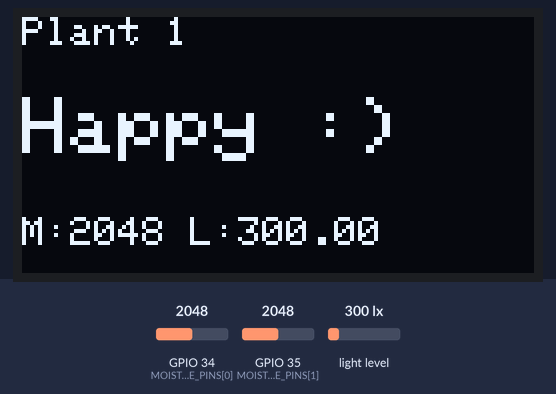
Recording of a sketch running on a simulated ESP32. Shown: 128×64 one-colour display. The test bench sets the inputs (shaded band); at power-on: GPIO 34 (MOISTURE_PINS[0]) = 2048, light level 300 lx, GPIO 35 (MOISTURE_PINS[1]) = 2048. What the sketch prints to the serial monitor is not drawn.

Above: at 1.2 s.
1.3 s: GPIO 34 (MOISTURE_PINS[0]) set to 2951
At 6.7 s:
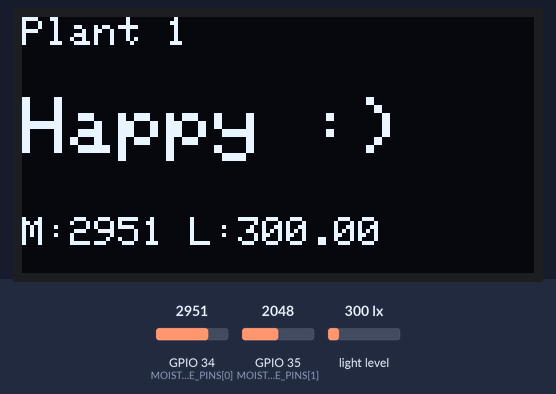
13.2 s: GPIO 34 (MOISTURE_PINS[0]) set to 3058
At 18.6 s:
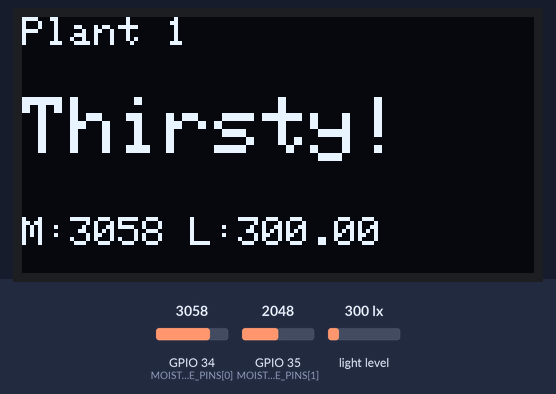
25.1 s: light level set to 40 lx
At 31.6 s:
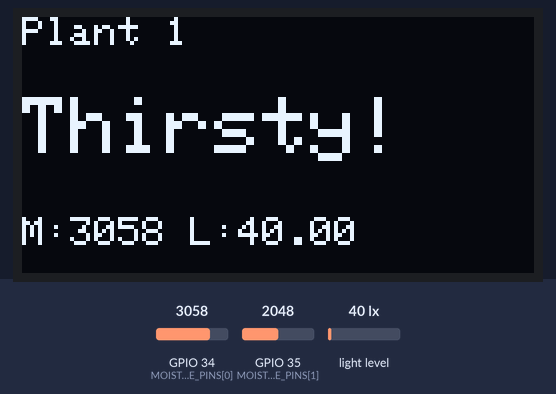
34.8 s: GPIO 35 (MOISTURE_PINS[1]) set to 2866
At 40.2 s:
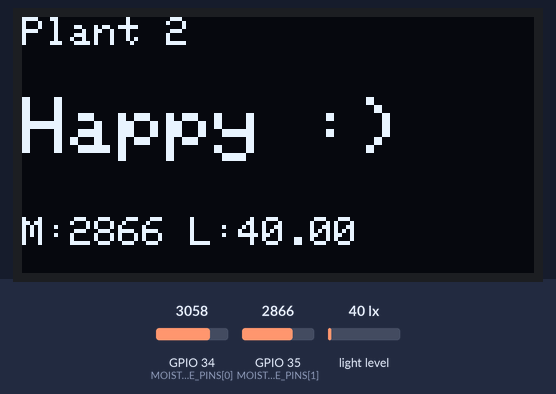
43.9 s: light level set to 500 lx
At 52.1 s:
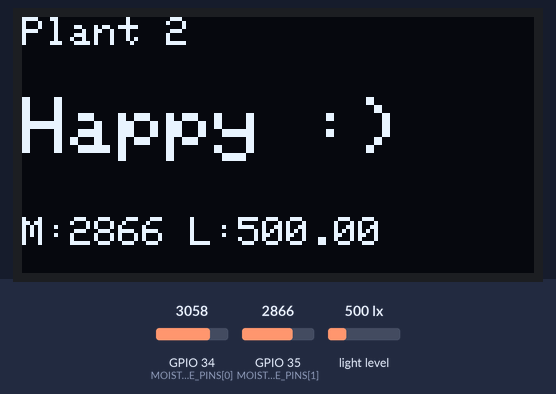
53.0 s: GPIO 35 (MOISTURE_PINS[1]) set to 2954
At 58.6 s:
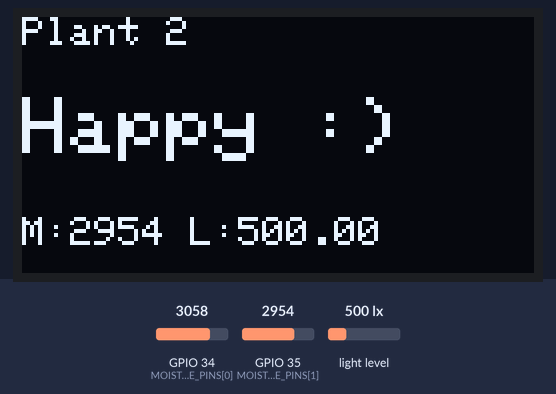
62.0 s: GPIO 35 (MOISTURE_PINS[1]) set to 3033
Timing chart, 0 to 65.0 s (numbered marks = the images above; inputs shaded):
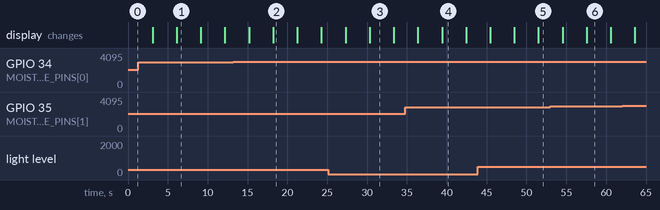

The sketch:

sensor_test.ino
```cpp
#include <Wire.h>
#include <BH1750.h>
#include <Adafruit_GFX.h>
#include <Adafruit_SSD1306.h>

#define SCREEN_WIDTH 128
#define SCREEN_HEIGHT 64

Adafruit_SSD1306 display(SCREEN_WIDTH, SCREEN_HEIGHT, &Wire, -1);
BH1750 lightMeter1(0x23);
BH1750 lightMeter2(0x5C);

const int MOISTURE_PINS[] = {34, 35};
const int DRY_THRESHOLD = 3000;
const int LOW_LIGHT_THRESHOLD = 10;  // lux, adjust once you know your plants' real range

struct PlantReading {
  int moisture;
  float light;
  String mood;
};

PlantReading plants[2];

String getMood(int moisture, float light) {
  bool dry = moisture > DRY_THRESHOLD;
  bool dark = light < LOW_LIGHT_THRESHOLD;

  if (dry && dark) return "Struggling";
  if (dry) return "Thirsty!";
  if (dark) return "Sun-starved";
  return "Happy :)";
}

void setup() {
  Serial.begin(115200);
  Wire.begin();
  lightMeter1.begin(BH1750::CONTINUOUS_HIGH_RES_MODE, 0x23);
  lightMeter2.begin(BH1750::CONTINUOUS_HIGH_RES_MODE, 0x5C);

  if (!display.begin(SSD1306_SWITCHCAPVCC, 0x3C)) {
    Serial.println("Screen not found");
    while (true);
  }
}

void loop() {
  plants[0].moisture = analogRead(MOISTURE_PINS[0]);
  plants[0].light = lightMeter1.readLightLevel();
  plants[0].mood = getMood(plants[0].moisture, plants[0].light);

  plants[1].moisture = analogRead(MOISTURE_PINS[1]);
  plants[1].light = lightMeter2.readLightLevel();
  plants[1].mood = getMood(plants[1].moisture, plants[1].light);

  for (int i = 0; i < 2; i++) {
    display.clearDisplay();
    display.setTextSize(1);
    display.setTextColor(SSD1306_WHITE);
    display.setCursor(0, 0);
    display.print("Plant ");
    display.println(i + 1);

    display.setTextSize(2);
    display.setCursor(0, 20);
    display.println(plants[i].mood);

    display.setTextSize(1);
    display.setCursor(0, 50);
    display.print("M:");
    display.print(plants[i].moisture);
    display.print(" L:");
    display.print(plants[i].light);

    display.display();

    Serial.print("Plant ");
    Serial.print(i + 1);
    Serial.print(" - Moisture: ");
    Serial.print(plants[i].moisture);
    Serial.print(" Light: ");
    Serial.print(plants[i].light);
    Serial.print(" Mood: ");
    Serial.println(plants[i].mood);

    delay(3000);
  }
}
```

Measured:
- the behaviour switches between 3000 and 3001 on GPIO 34 (MOISTURE_PINS[0]) (found by bisection; images 1 and 2)
- after the input at 1.3 s, the display: first differs from a run without the input after 4.8 s (image 1)
- after the input at 13.2 s, the display: first differs from a run without the input after 5.0 s (image 2)
- after the input at 25.1 s, the display: first differs from a run without the input after 5.2 s (image 3)
- after the input at 34.8 s, the display: first differs from a run without the input after 4.6 s (image 4)
- after the input at 43.9 s, the display: first differs from a run without the input after 4.6 s (image 5 shows a later state)
- after the input at 53.0 s, the display: first differs from a run without the input after 4.6 s (image 6)
